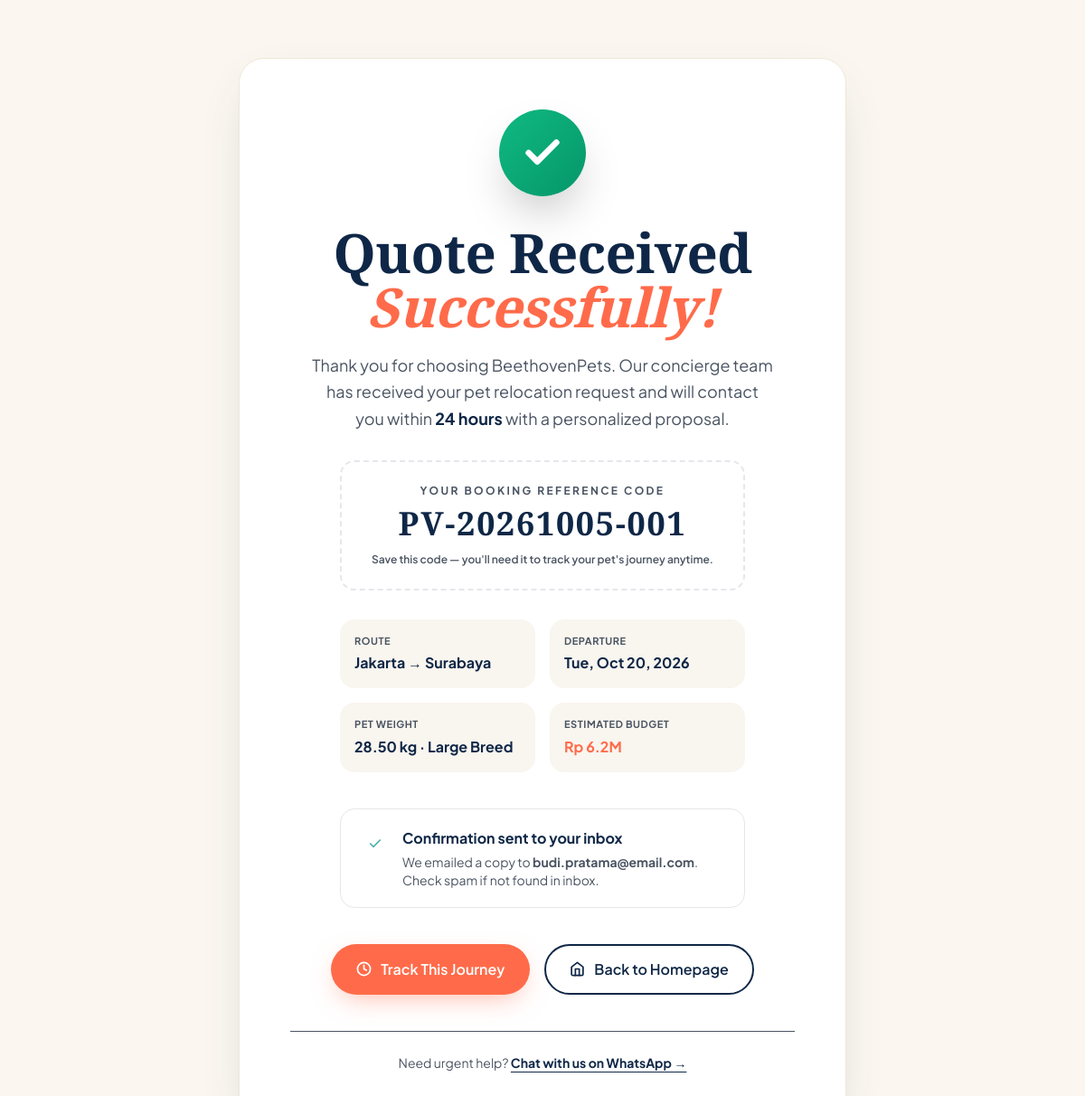
Screenshot of /booking-success.php?code=PV-20261005-001 with the database file from the repository.
### tables this page shows
CREATE TABLE `bookings` (
  `id` int(11) NOT NULL AUTO_INCREMENT,
  `booking_code` varchar(20) NOT NULL UNIQUE,
  `customer_id` int(11) NOT NULL,
  `pet_id` int(11) DEFAULT NULL,
  `route_id` int(11) DEFAULT NULL,
  `origin_city` varchar(100) NOT NULL,
  `destination_city` varchar(100) NOT NULL,
  `travel_type` enum('domestic_air','domestic_land','international','combined') NOT NULL DEFAULT 'domestic_air',
  `travel_date` date NOT NULL,
  `return_date` date DEFAULT NULL,
  `pet_type_booking` enum('small','medium','large','giant','brachycephalic') NOT NULL DEFAULT 'medium',
  `pet_weight_kg` decimal(6,2) NOT NULL DEFAULT 15.00,
  `crate_included` tinyint(1) NOT NULL DEFAULT 0,
  `addon_door` tinyint(1) NOT NULL DEFAULT 0,
  `addon_docs` tinyint(1) NOT NULL DEFAULT 0,
  `addon_stay` tinyint(1) NOT NULL DEFAULT 0,
  `addon_custom` text DEFAULT NULL,
  `price_estimated_idr` decimal(14,2) NOT NULL DEFAULT 0.00,
  `price_final_idr` decimal(14,2) DEFAULT NULL,
  `paid_amount_idr` decimal(14,2) NOT NULL DEFAULT 0.00,
  `payment_status` enum('unpaid','deposit','paid','refunded') NOT NULL DEFAULT 'unpaid',
  `status` enum('inquiry','confirmed','preparing','in_transit','arrived','delivered','cancelled','completed') NOT NULL DEFAULT 'inquiry',
  `special_instructions` text DEFAULT NULL,
  `assigned_handler` varchar(120) DEFAULT NULL,
  `flight_details` text DEFAULT NULL,
  `customer_notes` text DEFAULT NULL,
  `private_admin_notes` text DEFAULT NULL,
  `created_at` timestamp NOT NULL DEFAULT CURRENT_TIMESTAMP,
  `updated_at` timestamp NOT NULL DEFAULT CURRENT_TIMESTAMP ON UPDATE CURRENT_TIMESTAMP,
  PRIMARY KEY (`id`),
  UNIQUE KEY `booking_code_idx` (`booking_code`),
  KEY `customer_idx` (`customer_id`),
  KEY `status_idx` (`status`),
  KEY `travel_date_idx` (`travel_date`)
);

CREATE TABLE `customers` (
  `id` int(11) NOT NULL AUTO_INCREMENT,
  `full_name` varchar(150) NOT NULL,
  `email` varchar(150) NOT NULL,
  `phone` varchar(30) NOT NULL,
  `address` text DEFAULT NULL,
  `city` varchar(80) DEFAULT NULL,
  `country` varchar(60) DEFAULT 'Indonesia',
  `notes` text DEFAULT NULL,
  `created_at` timestamp NOT NULL DEFAULT CURRENT_TIMESTAMP,
  `updated_at` timestamp NOT NULL DEFAULT CURRENT_TIMESTAMP ON UPDATE CURRENT_TIMESTAMP,
  PRIMARY KEY (`id`),
  KEY `email_idx` (`email`)
);

### includes/functions.php (called while the page is built, shortened)
<?php
require_once __DIR__ . '/db.php';
function formatRupiah(float $amount): string {
    if ($amount >= 1000000) {
        $mil = round($amount / 1000000, 1);
        return 'Rp ' . number_format($mil, 1) . 'M';
    }
    return 'Rp ' . number_format($amount, 0, ',', '.');
}
function formatDate(string $dateStr, string $format = 'D, M j, Y'): string {
    try {
        $d = new DateTime($dateStr);
        return $d->format($format);
    } catch (Exception $e) {
        return htmlspecialchars($dateStr);
    }
}
function e($value): string {
    return htmlspecialchars((string) $value, ENT_QUOTES, 'UTF-8');
}
function petSizeLabel(string $code): string {
    $map = [
        'small' => 'Small Breed',
        'medium' => 'Medium Breed',
        'large' => 'Large Breed',
        'giant' => 'Giant Breed',
        'brachycephalic' => 'Brachycephalic',
    ];
    return $map[$code] ?? ucfirst($code);
}
function &_getSettingCacheRef(): array {
    static $cache = null;
    if ($cache === null) {
        try {
            $cache = [];
            $rows = pawDB()->fetchAll("SELECT setting_key, setting_value FROM site_settings");
            foreach ($rows as $r) $cache[$r['setting_key']] = $r['setting_value'];
        } catch (Throwable $e) {
            $cache = [];
        }
    }
    return $cache;
}
function getSetting($key, $default = null) {
    $cache =& _getSettingCacheRef();
    return $cache[$key] ?? $default;
}
function waNumber(): string {
    $v = (string) getSetting('whatsapp_number', '');
    return trim($v);
}
function waDigits(): string {
    return preg_replace('/\D+/', '', waNumber());
}

### includes/db.php (called while the page is built, shortened)
<?php
class Database {
    private static $instance = null;
    private $pdo;
    private function __construct() {
        try {
            $dsn = "mysql:host=" . DB_HOST . ";dbname=" . DB_NAME . ";charset=" . DB_CHARSET;
            $options = [
                PDO::ATTR_ERRMODE            => PDO::ERRMODE_EXCEPTION,
                PDO::ATTR_DEFAULT_FETCH_MODE => PDO::FETCH_ASSOC,
                PDO::ATTR_EMULATE_PREPARES   => false,
                PDO::ATTR_PERSISTENT         => true,
            ];
            $this->pdo = new PDO($dsn, DB_USER, DB_PASS, $options);
        } catch (PDOException $e) {
            die('<div style="padding:40px;font-family:sans-serif;max-width:700px;margin:40px auto;background:#FFF5F0;border:1px solid #FFD1C0;border-radius:16px;">
            <h2 style="color:#E55536;margin:0 0 16px 0;">🔧 Database Connection Required</h2>
            <p style="color:#4A4A4A;line-height:1.6;margin-bottom:16px;">
                Welcome to <strong>BeethovenPets</strong>! Before we can launch, please complete these 2 quick steps:
            </p>
            <ol style="color:#4A4A4A;line-height:1.8;padding-left:20px;margin-bottom:20px;">
                <li><strong>Import the SQL file:</strong> Upload <code style="background:#FFE4D9;padding:2px 6px;border-radius:6px;">database/beethovenpets_schema.sql</code> to your phpMyAdmin / MySQL manager (cPanel or aaPanel).</li>
                <li><strong>Update credentials:</strong> Open <code style="background:#FFE4D9;padding:2px 6px;border-radius:6px;">includes/config.php</code> and set your MySQL username, password, and database name (typically <code>cpusername_dbname</code> on cPanel).</li>
            </ol>
            <p style="color:#888;font-size:14px;">If you need help, check the included <code>DEPLOYMENT-README.md</code> file.</p>
            <details style="margin-top:20px;color:#888;font-size:12px;"><summary>Developer Debug Info</summary><pre style="white-space:pre-wrap;word-wrap:break-word;background:#1A1A2E;color:#E8E6E3;padding:16px;border-radius:10px;font-size:12px;">' . htmlspecialchars($e->getMessage()) . '</pre></details>
            </div>');
        }
    }
    public static function getInstance(): Database {
        if (self::$instance === null) self::$instance = new self();
        return self::$instance;
    }
    public function fetch(string $sql, array $params = []) {
        $stmt = $this->pdo->prepare($sql);
        $stmt->execute($params);
        return $stmt->fetch() ?: null;
    }
    public function fetchAll(string $sql, array $params = []) {
        $stmt = $this->pdo->prepare($sql);
        $stmt->execute($params);
        return $stmt->fetchAll();
    }
}
function pawDB(): Database {
    return Database::getInstance();
}

### booking-success.php (the view, shortened to what this page needs)
<?php require_once __DIR__ . '/includes/init.php';
$code = $_GET['code'] ?? '';
$booking = null;
$customer = null;
if ($code) {
    try {
        $booking = pawDB()->fetch("SELECT * FROM bookings WHERE booking_code = ?", [$code]);
        if ($booking) {
            $customer = pawDB()->fetch("SELECT * FROM customers WHERE id = ?", [$booking['customer_id']]);
        }
    } catch (Throwable $e) {}
}
?>
<!DOCTYPE html>
<html lang="en">
<head>
<script src="https://cdn.tailwindcss.com"></script>
</head>
<body class="bg-cream min-h-screen flex items-center justify-center py-16 px-5 relative overflow-hidden">
  <div id="confettiWrap" class="absolute inset-0 pointer-events-none"></div>
  <div class="max-w-2xl w-full relative">
    <div class="card p-10 lg:p-14 text-center relative overflow-hidden">
      <div class="absolute -top-24 -right-24 w-80 h-80 rounded-full bg-coral/8 blur-3xl"></div>
      <div class="absolute -bottom-24 -left-24 w-80 h-80 rounded-full bg-teal/8 blur-3xl"></div>
      <div class="relative">
        <div class="mx-auto w-24 h-24 rounded-full bg-gradient-to-br from-[#10B981] to-[#059669] flex items-center justify-center shadow-2xl mb-8 pop-anim">
          <svg width="46" height="46" viewBox="0 0 24 24" fill="none" stroke="white" stroke-width="3.5" stroke-linecap="round" stroke-linejoin="round"><polyline points="20 6 9 17 4 12"/></svg>
        </div>
        <h1 class="font-display text-navy text-4xl sm:text-5xl lg:text-6xl font-semibold leading-[1.05] mb-5">
          Quote Received<br>
          <span class="italic text-coral">Successfully!</span>
        </h1>
        <p class="text-muted text-lg leading-relaxed mb-8 max-w-lg mx-auto">
          Thank you for choosing BeethovenPets. Our concierge team has received your pet relocation request and will contact you within <strong class="text-navy">24 hours</strong> with a personalized proposal.
        </p>
        <?php if ($code): ?>
        <div class="rounded-2xl border-2 border-dashed border-coral/40 bg-coral/5 px-6 py-6 mb-8 max-w-md mx-auto">
          <div class="text-xs font-bold uppercase tracking-[0.2em] text-muted mb-2">Your Booking Reference Code</div>
          <div class="font-display text-navy text-4xl font-bold tracking-wider mb-3 select-all"><?=e($code)?></div>
          <div class="text-xs font-semibold text-muted">Save this code — you'll need it to track your pet's journey anytime.</div>
        </div>
        <?php endif; ?>
        <?php if ($booking && $customer): ?>
        <div class="grid grid-cols-2 gap-4 text-left mb-10 max-w-md mx-auto">
          <div class="p-4 rounded-2xl bg-[#EFE7D7]/40">
            <div class="text-[11px] font-bold uppercase tracking-wider text-muted mb-1">Route</div>
            <div class="font-bold text-navy"><?=e($booking['origin_city'])?> → <?=e($booking['destination_city'])?></div>
          </div>
          <div class="p-4 rounded-2xl bg-[#EFE7D7]/40">
            <div class="text-[11px] font-bold uppercase tracking-wider text-muted mb-1">Departure</div>
            <div class="font-bold text-navy"><?=formatDate($booking['travel_date'])?></div>
          </div>
          <div class="p-4 rounded-2xl bg-[#EFE7D7]/40">
            <div class="text-[11px] font-bold uppercase tracking-wider text-muted mb-1">Pet Weight</div>
            <div class="font-bold text-navy"><?=e($booking['pet_weight_kg'])?> kg · <?=petSizeLabel($booking['pet_type_booking'])?></div>
          </div>
          <div class="p-4 rounded-2xl bg-[#EFE7D7]/40">
            <div class="text-[11px] font-bold uppercase tracking-wider text-muted mb-1">Estimated Budget</div>
            <div class="font-bold text-coral"><?=formatRupiah($booking['price_estimated_idr'])?></div>
          </div>
        </div>
        <div class="rounded-2xl bg-teal/8 border border-teal/20 p-5 text-left mb-10 max-w-md mx-auto">
          <div class="flex items-start gap-3">
            <div class="w-9 h-9 rounded-xl bg-teal/15 flex items-center justify-center flex-shrink-0">
              <svg width="16" height="16" viewBox="0 0 24 24" fill="none" stroke="#4FB3A8" stroke-width="2.5" stroke-linecap="round" stroke-linejoin="round"><polyline points="20 6 9 17 4 12"/></svg>
            </div>
            <div>
              <div class="font-bold text-navy mb-1">Confirmation sent to your inbox</div>
              <div class="text-sm text-muted">We emailed a copy to <strong><?=e($customer['email'])?></strong>. Check spam if not found in inbox.</div>
            </div>
          </div>
        </div>
        <?php endif; ?>
        <div class="flex flex-wrap gap-4 justify-center">
          <a href="track.php?code=<?=urlencode($code)?>" class="btn btn-primary">
            <svg width="17" height="17" viewBox="0 0 24 24" fill="none" stroke="currentColor" stroke-width="2.4" stroke-linecap="round" stroke-linejoin="round"><circle cx="12" cy="12" r="10"/><polyline points="12 6 12 12 16 14"/></svg>
            Track This Journey
          </a>
          <a href="<?=SITE_URL?>/" class="btn btn-outline">
            <svg width="17" height="17" viewBox="0 0 24 24" fill="none" stroke="currentColor" stroke-width="2.4" stroke-linecap="round" stroke-linejoin="round"><path d="M3 9l9-7 9 7v11a2 2 0 0 1-2 2H5a2 2 0 0 1-2-2z"/><polyline points="9 22 9 12 15 12 15 22"/></svg>
            Back to Homepage
          </a>
        </div>
        <div class="mt-10 pt-6 border-t text-sm text-muted" style="border-color:var(--cream-3)">
          Need urgent help? <a href="https://wa.me/<?=waDigits()?>" class="font-bold text-navy underline underline-offset-4 hover:text-coral">Chat with us on WhatsApp →</a>
        </div>
      </div>
    </div>
  </div>
</body>
</html>

### booking-success.php (style rules this page uses)
:root { --cream:#FBF7F0;--navy:#0F2747;--coral:#FF6B4A;--teal:#4FB3A8;--gold:#C9A962;--muted:#4A5462; }
body { font-family:'Plus Jakarta Sans',sans-serif; background:var(--cream); }
.font-display { font-family:'Cormorant Garamond',serif; font-weight:500; letter-spacing:-0.01em; }
.bg-cream { background:var(--cream); }
.text-navy { color:var(--navy); }
.text-coral { color:var(--coral); }
.text-muted { color:var(--muted); }
.btn { display:inline-flex;align-items:center;gap:10px;font-weight:600;transition:all 0.3s;border:0;cursor:pointer;border-radius:999px; }
.btn-primary { background:var(--coral);color:white;padding:16px 28px;box-shadow:0 10px 30px -10px rgba(255,107,74,0.55); }
.btn-outline { border:2px solid var(--navy); color:var(--navy); padding:14px 26px; background:transparent; }
.card { background:white; border-radius:28px; box-shadow:0 20px 60px -20px rgba(15,39,71,0.2); border:1px solid #EFE7D7; }
.pop-anim { animation:pop 0.7s cubic-bezier(.2,.7,.3,1); }

### rows the page displays
bookings: origin_city "Jakarta", destination_city "Surabaya", travel_date "Tue, Oct 20, 2026", pet_weight_kg "28.50", pet_type_booking "Large Breed", price_estimated_idr "Rp 6.2M"
customers: email "budi.pratama@email.com"

### other values shown
$code "PV-20261005-001"
